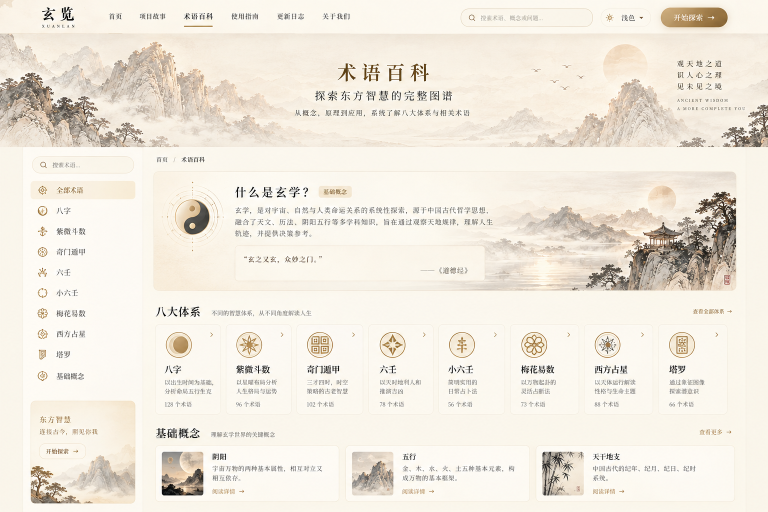
#> input picture 资料/新参考/百科参考.png, 1536 x 1024 px (shown at 1/2 size); its folder holds 4 pictures in this run
$ python _analyze.py
#> lines starting #> are read from the running program, lines starting #| are printed output that depends on the picture
# -*- coding: utf-8 -*-
"""像素判读新参考图：尺寸 / 版式分栏 / 主色板 / 图标单体 bounding box。
模型不支持读图，只能靠像素统计量还原设计意图。
"""
import os
import sys
from collections import Counter

from PIL import Image

BASE = r"G:\work\牛马\wb工作空间\xuanlan\资料\新参考"


def info(path):
    im = Image.open(path).convert("RGB")
    w, h = im.size
    return im, w, h


def palette(im, n=8, step=4):
    small = im.resize((im.width // step, im.height // step))
    c = Counter(small.getdata())
    total = sum(c.values())
    return [(rgb, round(v / total * 100, 1)) for rgb, v in c.most_common(n)]


def col_profile(im, thresh=12):
    """列方向方差：找纵向分栏间隙（方差低的列 = 纯色分隔带）"""
    w, h = im.size
    px = im.load()
    prof = []
    for x in range(0, w, 2):
        vals = [sum(px[x, y]) / 3 for y in range(0, h, 6)]
        m = sum(vals) / len(vals)
        var = sum((v - m) ** 2 for v in vals) / len(vals)
        prof.append((x, var))
    return prof


def find_bands(prof, w, min_run=8):
    """方差低于阈值的连续列 = 分隔带"""
    bands = []
    run = None
    for x, var in prof:
        if var < 30:
            if run is None:
                run = [x, x]
            else:
                run[1] = x
        else:
            if run and run[1] - run[0] >= min_run:
                bands.append(tuple(run))
            run = None
    if run and run[1] - run[0] >= min_run:
        bands.append(tuple(run))
    return bands


def main():
    files = []
    for root, _, fs in os.walk(BASE):
        for f in sorted(fs):
            if f.lower().endswith((".png", ".jpg", ".jpeg")):
                files.append(os.path.join(root, f))

    for p in files:
        im, w, h = info(p)
#> in info, im is the input picture: PIL image 1536x1024 RGB; mean R, G, B 240, 233.5, 222.6
#> w = 1536; h = 1024
        rel = os.path.relpath(p, BASE)
        print(f"\n=== {rel} ===")
        print(f"  尺寸 {w}x{h}  比例 {w/h:.2f}  方向 {'横屏/桌面' if w>h else '竖屏/移动'}")
#|   尺寸 1536x1024  比例 1.50  方向 横屏/桌面
        pal = palette(im)
#> in palette, `small = im.resize((im.width // step, im.height // step))`:
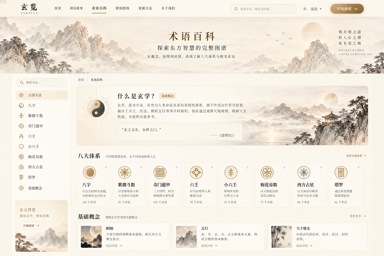
#> small: PIL image 384x256 RGB; mean R, G, B 240, 233.5, 222.6
#> in palette, `c = Counter(small.getdata())`: c = 13053 items
#> in palette, `total = sum(c.values())`: total = 98304
#> pal = [((250, 246, 236), 2.7), ((251, 246, 236), 2.4), ((252, 248, 239), 2.1), ((251, 247, 237), 2.1), ((252, 248, 240), 2), ((253, 250, 244), 1.7), ((250, 246, 235), 1.7), ((251, 247, 238), 1.4)]
        print("  主色: " + "  ".join(f"rgb{c[0]} {c[1]}%" for c in pal[:5]))
#|   主色: rgb(250, 246, 236) 2.7%  rgb(251, 246, 236) 2.4%  rgb(252, 248, 239) 2.1%  rgb(251, 247, 237) 2.1%  rgb(252, 248, 240) 2.0%
        if w > h:
            prof = col_profile(im)
#> the loop in col_profile, `for x in range(0, w, 2):` made 768 passes
#> (m, var) on passes 1 to 3: (234.2, 483.8), (233.9, 579.2), (234.1, 548.5)
#> after the loop in col_profile, `for x in range(0, w, 2):`: prof = 768 pairs, first value 0 to 1534, second value 47.89 to 3780.1
            bands = find_bands(prof, w)
#> the loop in find_bands, `for x, var in prof:` made 768 passes
#> (x, var) on passes 1 to 3: (0, 483.8), (2, 579.2), (4, 548.5)
#> after the loop in find_bands, `for x, var in prof:`: bands = []
#> bands = []
            merged = []
            for b in bands:
                if merged and b[0] - merged[-1][1] <= 6:
                    merged[-1] = (merged[-1][0], b[1])
                else:
                    merged.append(list(b) if False else (b[0], b[1]))
#> this loop made 0 passes
#> after the loop, merged = []
            print(f"  疑似纵向留白带(x范围): {merged[:8]}")
#|   疑似纵向留白带(x范围): []
#> pass 2 of the loop in main, `for p in files:`:
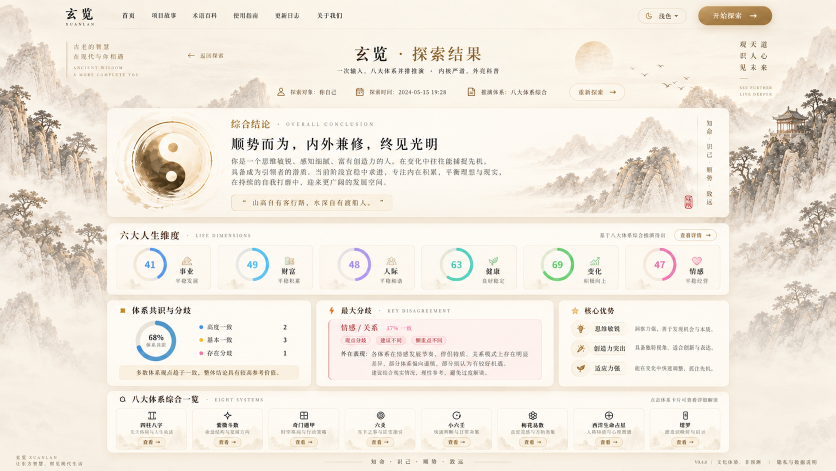
#> input picture 资料/新参考/结果页面参考.png, 1672 x 941 px (shown at 1/2 size)
#> in info, im is the input picture: PIL image 1672x941 RGB; mean R, G, B 240.5, 233.2, 222.7
#> in main, `im, w, h = info(p)`: w = 1672; h = 941
#|   尺寸 1672x941  比例 1.78  方向 横屏/桌面
#> in palette (call 2), `small = im.resize((im.width // step, im.height // step))`:
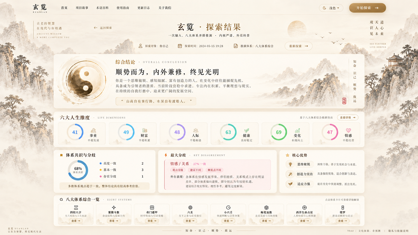
#> small: PIL image 418x235 RGB; mean R, G, B 240.4, 233.2, 222.7
#> c = 13340 items
#> total = 98230
#> pal = [((254, 250, 244), 3.4), ((254, 250, 243), 2.3), ((253, 250, 243), 1.8), ((253, 249, 241), 1.6), ((253, 249, 242), 1.4), ((253, 250, 244), 1.2), ((247, 239, 227), 1.2), ((254, 251, 244), 1.1)]
#|   主色: rgb(254, 250, 244) 3.4%  rgb(254, 250, 243) 2.3%  rgb(253, 250, 243) 1.8%  rgb(253, 249, 241) 1.6%  rgb(253, 249, 242) 1.4%
#> the loop in col_profile (call 2), `for x in range(0, w, 2):` made 836 passes
#> (m, var) on passes 1 to 3: (221.4, 650.1), (220.1, 813.8), (221.4, 662.8)
#> in main, `prof = col_profile(im)`: prof = 836 pairs, first value 0 to 1670, second value 26 to 3209.9
#> the loop in find_bands (call 2), `for x, var in prof:` made 836 passes
#> (x, var) on passes 1 to 3: (0, 650.1), (2, 813.8), (4, 662.8)
#|   疑似纵向留白带(x范围): []
#> pass 3 of the loop in main, `for p in files:`:
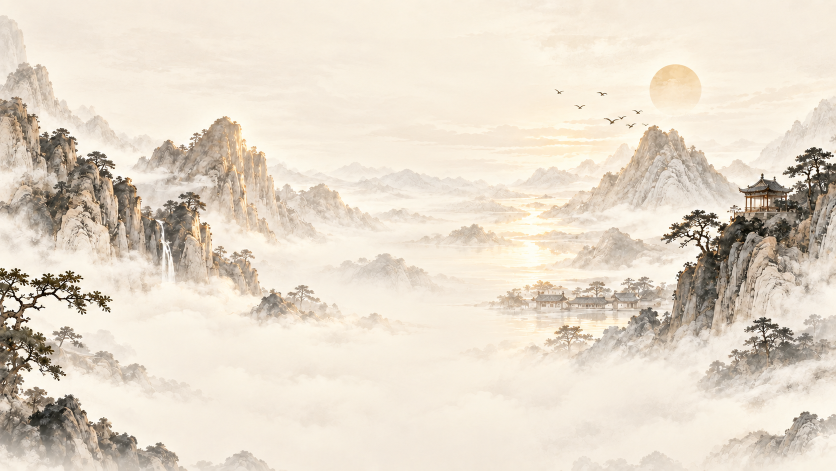
#> input picture 资料/新参考/背景图（浅色）.png, 1672 x 941 px (shown at 1/2 size)
#> in info, im is the input picture: PIL image 1672x941 RGB; mean R, G, B 228.8, 218.2, 203.2
#|   尺寸 1672x941  比例 1.78  方向 横屏/桌面
#> in palette (call 3), `small = im.resize((im.width // step, im.height // step))`:
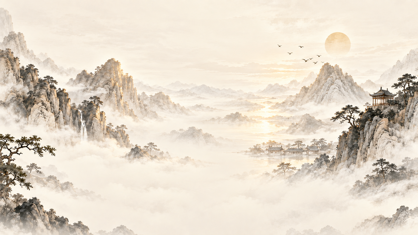
#> small: PIL image 418x235 RGB; mean R, G, B 228.8, 218.2, 203.2
#> c = 15914 items
#> pal = [((246, 236, 222), 1.2), ((246, 237, 223), 1.1), ((245, 235, 221), 1), ((247, 238, 223), 1), ((247, 238, 224), 0.9), ((247, 237, 222), 0.9), ((245, 236, 222), 0.9), ((248, 239, 224), 0.8)]
#|   主色: rgb(246, 236, 222) 1.2%  rgb(246, 237, 223) 1.1%  rgb(245, 235, 221) 1.0%  rgb(247, 238, 223) 1.0%  rgb(247, 238, 224) 0.9%
#> in main, `prof = col_profile(im)`: prof = 836 pairs, first value 0 to 1670, second value 12.45 to 5100.5
#> in main, `bands = find_bands(prof, w)`: bands = [(856, 902)]
#> the loop in main, `for b in bands:` made 1 pass
#|   疑似纵向留白带(x范围): [(856, 902)]
#> the loop made 4 passes; the first 3 are shown


if __name__ == "__main__":
    main()
